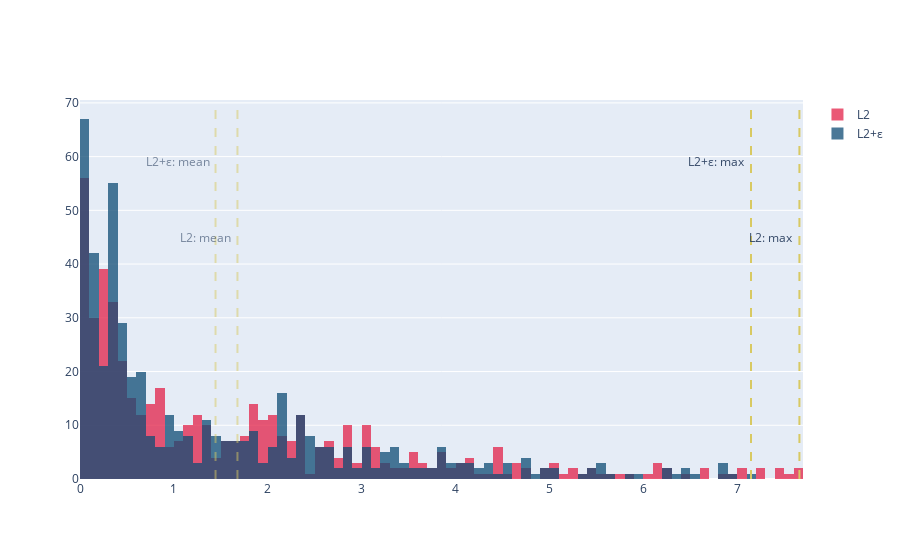

Source (notebook cell):
### Code cell
sub_opt = cost_to_go[:,1] - cost_to_go[:,0]
sub_opt_robust = cost_to_go[:,2] - cost_to_go[:,0]

nbin = 100
bartop = 70
layout = go.Layout(annotations=[dict(showarrow=False, x=torch.mean(sub_opt), y=int(.65*bartop),
                                     text="L2: mean", xanchor="right", xshift=-4, opacity=.6, textangle=0),
                                dict(showarrow=False, x=torch.mean(sub_opt_robust), y=int(.85*bartop),
                                     text="L2+ε: mean", xanchor="right", xshift=-4, opacity=.6, textangle=0),
                               dict(showarrow=False, x=torch.max(sub_opt), y=int(.65*bartop),
                                     text="L2: max", xanchor="right", xshift=-4, opacity=.95, textangle=0),
                               dict(showarrow=False, x=torch.max(sub_opt_robust), y=int(.85*bartop),
                                     text="L2+ε: max", xanchor="right", xshift=-4, opacity=.95, textangle=0)])
fig = go.Figure(layout=layout)
fig.update_layout(barmode='overlay')
fig.add_trace(go.Histogram(x=sub_opt, name="L2", nbinsx=nbin, bingroup=1, marker_color='#e32249'))
fig.add_trace(go.Histogram(x=sub_opt_robust, name="L2+ε", bingroup=1, marker_color='#0f4c75'))
fig.update_traces(opacity=0.75)
fig.add_shape(go.layout.Shape(type='line', xref='x', yref='y',
                              x0=torch.mean(sub_opt), y0=0, x1=torch.mean(sub_opt), y1=bartop,
                              line=dict(dash='dash', color='#d8c962'),opacity=.5))
fig.add_shape(go.layout.Shape(type='line', xref='x', yref='y',
                              x0=torch.mean(sub_opt_robust), y0=0, x1=torch.mean(sub_opt_robust), y1=bartop,
                              line=dict(dash='dash', color='#d8c962'),opacity=.5))
fig.add_shape(go.layout.Shape(type='line', xref='x', yref='y',
                              x0=torch.max(sub_opt), y0=0, x1=torch.max(sub_opt), y1=bartop,
                              line=dict(dash='dash', color='#d8c962'),opacity=1.))
fig.add_shape(go.layout.Shape(type='line', xref='x', yref='y',
                              x0=torch.max(sub_opt_robust), y0=0, x1=torch.max(sub_opt_robust), y1=bartop,
                              line=dict(dash='dash', color='#d8c962'),opacity=1.))
fig.show()

### Figure 1 — Plotly figure (JSON) as saved in the notebook; plotly's stock layout.template omitted (floating-point values rounded to 4 significant figures; data arrays with more than 128 entries replaced by an {"elided": "..."} marker saying what was removed)
{"data": [{"bingroup": "1", "marker": {"color": "#e32249"}, "name": "L2", "nbinsx": 100, "opacity": 0.75, "type": "histogram", "x": {"elided": "500 float values"}}, {"bingroup": "1", "marker": {"color": "#0f4c75"}, "name": "L2+ε", "opacity": 0.75, "type": "histogram", "x": {"elided": "500 float values"}}], "layout": {"annotations": [{"opacity": 0.6, "showarrow": false, "text": "L2: mean", "textangle": 0, "x": 1.677, "xanchor": "right", "xshift": -4, "y": 45}, {"opacity": 0.6, "showarrow": false, "text": "L2+ε: mean", "textangle": 0, "x": 1.443, "xanchor": "right", "xshift": -4, "y": 59}, {"opacity": 0.95, "showarrow": false, "text": "L2: max", "textangle": 0, "x": 7.662, "xanchor": "right", "xshift": -4, "y": 45}, {"opacity": 0.95, "showarrow": false, "text": "L2+ε: max", "textangle": 0, "x": 7.146, "xanchor": "right", "xshift": -4, "y": 59}], "barmode": "overlay", "shapes": [{"line": {"color": "#d8c962", "dash": "dash"}, "opacity": 0.5, "type": "line", "x0": 1.677, "x1": 1.677, "xref": "x", "y0": 0, "y1": 70, "yref": "y"}, {"line": {"color": "#d8c962", "dash": "dash"}, "opacity": 0.5, "type": "line", "x0": 1.443, "x1": 1.443, "xref": "x", "y0": 0, "y1": 70, "yref": "y"}, {"line": {"color": "#d8c962", "dash": "dash"}, "opacity": 1, "type": "line", "x0": 7.662, "x1": 7.662, "xref": "x", "y0": 0, "y1": 70, "yref": "y"}, {"line": {"color": "#d8c962", "dash": "dash"}, "opacity": 1, "type": "line", "x0": 7.146, "x1": 7.146, "xref": "x", "y0": 0, "y1": 70, "yref": "y"}]}}
